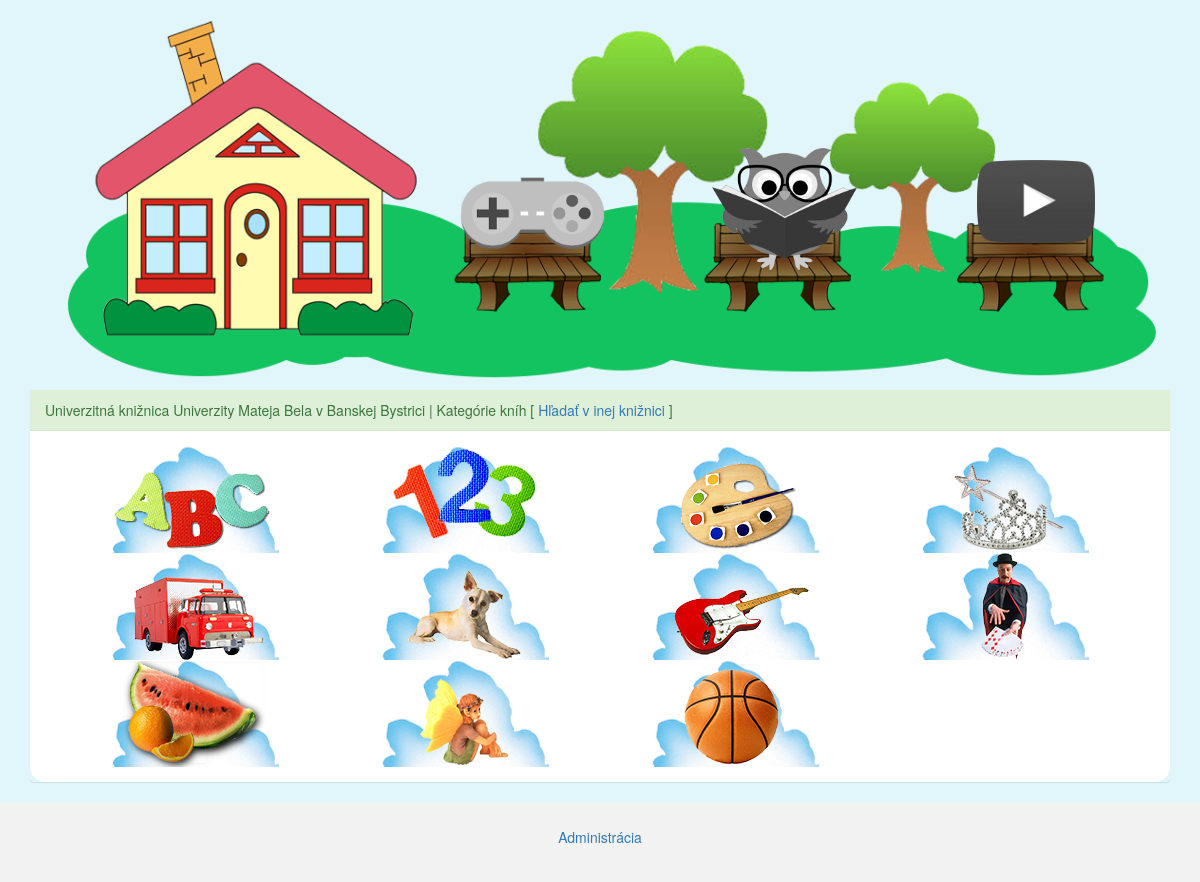
Screenshot of /books/index.php?sel_lib=3 with the database file from the repository.
### tables this page shows
CREATE TABLE `library` (
  `id` int(10) UNSIGNED NOT NULL,
  `lib_name` varchar(200) NOT NULL,
  `ip` varchar(100) NOT NULL,
  `format` varchar(50) NOT NULL,
  `db_name` varchar(100) NOT NULL,
  `port` int(11) NOT NULL,
  `location_id` int(10) UNSIGNED DEFAULT NULL
);

CREATE TABLE `book_cat` (
  `id` int(10) UNSIGNED NOT NULL,
  `name` varchar(50) NOT NULL,
  `keywords` varchar(300) NOT NULL,
  `image_path` varchar(300) NOT NULL
);

### books/select_categories.php (the view, shortened to what this page needs)
<?php
include "library.php";
if(isset($_GET['cat_id'])){
    $selected_library = $_GET['sel_lib'];
    $id = $_GET['cat_id'];
    $cat = "SELECT * FROM book_cat WHERE id=$id";
    $result = mysqli_query($conn, $cat);
    $row = mysqli_fetch_assoc($result);
    $name = $row['name'];
    $keywords = $row['keywords'];
    echo"
    <div class='panel panel-success'>
        <div class='panel-heading'>Kategória : $name</div>
        <div class='panel-body'>
             <div class='col-xs-12 col-sm-12 col-md-12' align='center'>
             ";
                search($conn, $selected_library, $keywords);
            echo"</div></div></div>";
}else if(isset($_GET['sel_lib'])){
        $selected_library = $_GET['sel_lib'];
        $lib_name = "SELECT * FROM library WHERE id = $selected_library";
        $res = mysqli_query($conn, $lib_name);
        $oneRow = mysqli_fetch_assoc($res);
        $lib_name = $oneRow['lib_name'];
                     ?>
                    <div class="panel panel-success">
                        <div class='panel-heading'><?php echo $lib_name; ?> | Kategórie kníh [<a href="index.php?manual=1"> Hľadať v inej knižnici </a>]</div>
                        <div class='panel-body'>
                            <div class='col-xs-12 col-sm-12 col-md-12' align="center">
                                <?php
                                $cat = "SELECT * FROM book_cat";
                                $result = mysqli_query($conn, $cat);
                                while ($row = mysqli_fetch_assoc($result)) {
                                    $cat_id = $row['id'];
                                    $image_path = $row['image_path'];
                                    echo "<div class='col-xs-12 col-sm-6 col-md-3'>
                                    <a href='index.php?sel_lib=$selected_library&cat_id=$cat_id'>
                                        <img src='../admin/" . $image_path . "' class='img-responsive' alt=''/>
                                    </a></div>";
                                }
                                echo "</div></div></div>";
}
?>

### css/homepage.css (style rules this page uses)
body { background-color: #e1f6fa; }
.panel { margin-top: 10px; border: 0px; background-color: #e1f6fa; border-color: #e1f6fa; }
.panel-body { background-color: white; border-radius: 15px; border-top-right-radius: 0px; border-top-left-radius: 0px; border-color: #e1f6fa; }

### rows the page displays
library: lib_name "Univerzitná knižnica Univerzity Mateja Bela v Banskej Bystrici"
book_cat: image_path (picture)
book_cat: image_path (picture)
book_cat: image_path (picture)
book_cat: image_path (picture)
book_cat: image_path (picture)
book_cat: image_path (picture)
book_cat: image_path (picture)
book_cat: image_path (picture)
book_cat: image_path (picture)
book_cat: image_path (picture)
book_cat: image_path (picture)
